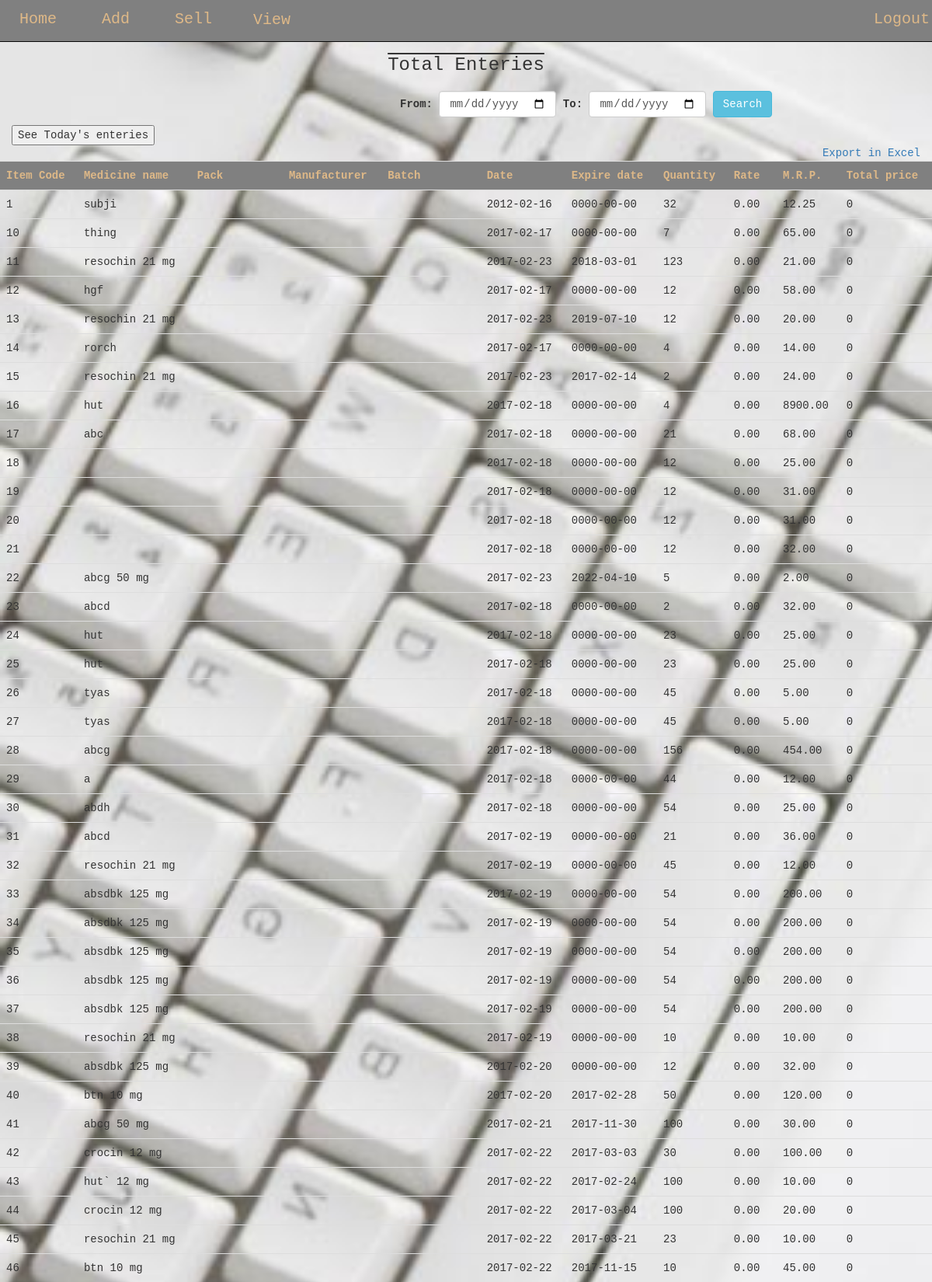
Screenshot of /view_total.php (signed in, upper part) with the database file from the repository.
### tables this page shows
CREATE TABLE IF NOT EXISTS `total_item` (
  `icode` int(11) NOT NULL AUTO_INCREMENT,
  `name` varchar(255) NOT NULL,
  `packe` varchar(255) NOT NULL,
  `batch` varchar(255) NOT NULL,
  `mfr` varchar(255) NOT NULL,
  `date` date NOT NULL,
  `edate` date NOT NULL,
  `quantity` int(255) NOT NULL,
  `price` decimal(65,2) NOT NULL,
  `rate` double(255,2) NOT NULL,
  PRIMARY KEY (`icode`)
);

### control.php (called while the page is built, shortened)
<?php
include "model.php";
$obj_model = new model;
$med= $obj_model->viewm($con,'med');
 $viewdata = $obj_model->view($con,'add_item');
$viewdatasold = $obj_model->view($con,'sold_item');
$tviewdata = $obj_model->view($con,'total_item');
?>

### model.php (called while the page is built, shortened)
<?php
class model{
     function view($con,$table){
    $qry="select * from $table ";
        $ex=$con->query($qry);
        while($rs=$ex->fetch_object()){
            if($rs->quantity >0){
            $res[]=$rs;
            }
        }
        return @$res;
    }
     function viewm($con,$table){
    $qry="select * from $table ";
        $ex=$con->query($qry);
        while($rs=$ex->fetch_object()){
            $res[]=$rs;
        }
        return @$res;
    }
}
?>

### view_total.php (the view, shortened to what this page needs)
<?php include "control.php";
?>
<!DOCTYPE html>
<html lang="en">
<head>
      <link rel="stylesheet" href="css/font-awesome.min.css">
      <link rel="stylesheet" href="css/bootstrap.min.css">
      <link rel="stylesheet" href="css/custom.css">
</head>
<body>
  <div class="container-fluid">
  <div class="row" id="header">
          <div class="col-sm-12">
               <ul class="nav nav-tabs navbar-fixed-top nav navbar-inverse" style="background:grey;">
       <li><a href="index1.php">Home</a></li>
       <li><a href="add.php">Add</a></li>
       <li><a href="sell.php">Sell</a></li>
    <div class="dropdown">
  <li class="dropbtn active">View</li>
</div>
       <li class="navbar-right"><a href="logout.php" id="log" style="float:right">Logout</a></li>
   </ul>
          </div>
      </div>
      <div class="row" style="margin-top:50px;">
       <center><h3 style="text-decoration:overline;">Total Enteries</h3></center>
             <form action=""  method="post" class="form-inline">
                <div class=" col-sm-offset-5 col-sm-7  ">
                 <h5><b>From:</b>
              <input type="date" class="form-control" name="dt" required>
             <b>To:</b>
                <input type="date" class="form-control" name="df" required>
                 <input type="submit" class="btn btn-info" name="ts"  value="Search"></h5>
                 </div>
                  </form>
          </div>
         <form method="post">
      <input type="submit" name="ttoday" value="See Today's enteries">
      </form>
       <a href="#" id="test" onClick="javascript:fnExcelReport();" style="float:right">Export in Excel</a>
      <div class="row" id="view">
          <table class=" table table-hover" id="total_item">
            <?php
              if(empty($tviewdata))
                 {
        	 echo "<center><h1>No record found..!!</h></center>";
               }
    else{
             ?>
             <tr style="background:grey;">
               <th>Item Code</th>
              <th>Medicine name</th>
              <th>Pack</th>
              <th>Manufacturer</th>
              <th>Batch</th>
             <th>Date</th>
             <th>Expire date</th>
              <th>Quantity</th>
              <th>Rate</th>
              <th>M.R.P.</th>
              <th>Total price</th>
              </tr>
              <?php
            if(isset($_POST['ts']))
              {
                 if(empty($ts1))
                 {
        	 echo "<center><h1>No record found..!!</h></center>";
               }
                else
                {
                  foreach(@$ts1 as $u)
                  {
                ?>
                <tr>
                    <td><?php  echo $u->icode; ?></td>
                     <td><?php  echo $u->name; ?></td>
                      <td><?php echo $u->packe; ?></td>
                          <td><?php echo $u->mfr; ?></td>
                            <td><?php echo $u->batch; ?></td>
                         <td><?php  echo $u->date; ?></td>
                          <td><?php  echo $u->edate; ?></td>
                       <td><?php  echo $u->quantity; ?></td>
                        <td><?php  echo $u->rate; ?></td>
                        <td><?php  echo $u->price; ?></td>
                          <td><?php
                             $p=$u->rate;
                             $q=$u->quantity;
                             $tp=$p*$q;
                             echo $tp;
                             ?></td>
                </tr>
                <?php
                  }
              }
            }
                else
              {
              foreach($tviewdata as $u){
                ?>
                <tr>
                   <td><?php  echo $u->icode; ?></td>
                     <td><?php  echo $u->name; ?></td>
                      <td><?php echo $u->packe; ?></td>
                          <td><?php echo $u->mfr; ?></td>
                            <td><?php echo $u->batch; ?></td>
                         <td><?php  echo $u->date; ?></td>
                          <td><?php  echo $u->edate; ?></td>
                       <td><?php  echo $u->quantity; ?></td>
                        <td><?php  echo $u->rate; ?></td>
                        <td><?php  echo $u->price; ?></td>
                          <td><?php
                             $p=$u->rate;
                             $q=$u->quantity;
                             $tp=$p*$q;
                             echo $tp;
                             ?></td>
                </tr>
                <?php
              }
              }
    }
              ?>
          </table>
      </div>
  </div>
</body>
</html>

### css/custom.css (style rules this page uses)
body { background: url('../img/contactus-background.jpg')no-repeat; background-size: cover; font-family:monospace; }
#header { background: dimgray; font-size: 20px; }
#header ul li { width: 100px; text-align: center; }
#header .col-sm-12 ul li a { text-decoration: none; color: burlywood; }
#view table th { color: burlywood; }
#view table { margin-top: 20px; }
.dropbtn { color: burlywood; padding: 12px; border: none; cursor: pointer; }
.dropdown { position: relative; display: inline-block; }

### rows the page displays
total_item: icode "1", name "subji", date "2012-02-16", edate "0000-00-00", quantity "32", rate "0.00", price "12.25", tp "0"
total_item: icode "10", name "thing", date "2017-02-17", edate "0000-00-00", quantity "7", rate "0.00", price "65.00", tp "0"
total_item: icode "11", name "resochin 21 mg", date "2017-02-23", edate "2018-03-01", quantity "123", rate "0.00", price "21.00", tp "0"
total_item: icode "12", name "hgf", date "2017-02-17", edate "0000-00-00", quantity "12", rate "0.00", price "58.00", tp "0"
total_item: icode "13", name "resochin 21 mg", date "2017-02-23", edate "2019-07-10", quantity "12", rate "0.00", price "20.00", tp "0"
total_item: icode "14", name "rorch", date "2017-02-17", edate "0000-00-00", quantity "4", rate "0.00", price "14.00", tp "0"
total_item: icode "15", name "resochin 21 mg", date "2017-02-23", edate "2017-02-14", quantity "2", rate "0.00", price "24.00", tp "0"
total_item: icode "16", name "hut", date "2017-02-18", edate "0000-00-00", quantity "4", rate "0.00", price "8900.00", tp "0"
total_item: icode "17", name "abc", date "2017-02-18", edate "0000-00-00", quantity "21", rate "0.00", price "68.00", tp "0"
total_item: icode "18", date "2017-02-18", edate "0000-00-00", quantity "12", rate "0.00", price "25.00", tp "0"
total_item: icode "19", date "2017-02-18", edate "0000-00-00", quantity "12", rate "0.00", price "31.00", tp "0"
total_item: icode "20", date "2017-02-18", edate "0000-00-00", quantity "12", rate "0.00", price "31.00", tp "0"
total_item: icode "21", date "2017-02-18", edate "0000-00-00", quantity "12", rate "0.00", price "32.00", tp "0"
total_item: icode "22", name "abcg 50 mg", date "2017-02-23", edate "2022-04-10", quantity "5", rate "0.00", price "2.00", tp "0"
total_item: icode "23", name "abcd", date "2017-02-18", edate "0000-00-00", quantity "2", rate "0.00", price "32.00", tp "0"
total_item: icode "24", name "hut", date "2017-02-18", edate "0000-00-00", quantity "23", rate "0.00", price "25.00", tp "0"
total_item: icode "25", name "hut", date "2017-02-18", edate "0000-00-00", quantity "23", rate "0.00", price "25.00", tp "0"
total_item: icode "26", name "tyas", date "2017-02-18", edate "0000-00-00", quantity "45", rate "0.00", price "5.00", tp "0"
total_item: icode "27", name "tyas", date "2017-02-18", edate "0000-00-00", quantity "45", rate "0.00", price "5.00", tp "0"
total_item: icode "28", name "abcg", date "2017-02-18", edate "0000-00-00", quantity "156", rate "0.00", price "454.00", tp "0"
total_item: icode "29", name "a", date "2017-02-18", edate "0000-00-00", quantity "44", rate "0.00", price "12.00", tp "0"
total_item: icode "30", name "abdh", date "2017-02-18", edate "0000-00-00", quantity "54", rate "0.00", price "25.00", tp "0"
total_item: icode "31", name "abcd", date "2017-02-19", edate "0000-00-00", quantity "21", rate "0.00", price "36.00", tp "0"
total_item: icode "32", name "resochin 21 mg", date "2017-02-19", edate "0000-00-00", quantity "45", rate "0.00", price "12.00", tp "0"
total_item: icode "33", name "absdbk 125 mg", date "2017-02-19", edate "0000-00-00", quantity "54", rate "0.00", price "200.00", tp "0"
total_item: icode "34", name "absdbk 125 mg", date "2017-02-19", edate "0000-00-00", quantity "54", rate "0.00", price "200.00", tp "0"
total_item: icode "35", name "absdbk 125 mg", date "2017-02-19", edate "0000-00-00", quantity "54", rate "0.00", price "200.00", tp "0"
total_item: icode "36", name "absdbk 125 mg", date "2017-02-19", edate "0000-00-00", quantity "54", rate "0.00", price "200.00", tp "0"
total_item: icode "37", name "absdbk 125 mg", date "2017-02-19", edate "0000-00-00", quantity "54", rate "0.00", price "200.00", tp "0"
total_item: icode "38", name "resochin 21 mg", date "2017-02-19", edate "0000-00-00", quantity "10", rate "0.00", price "10.00", tp "0"
total_item: icode "39", name "absdbk 125 mg", date "2017-02-20", edate "0000-00-00", quantity "12", rate "0.00", price "32.00", tp "0"
total_item: icode "40", name "btn 10 mg", date "2017-02-20", edate "2017-02-28", quantity "50", rate "0.00", price "120.00", tp "0"
total_item: icode "41", name "abcg 50 mg", date "2017-02-21", edate "2017-11-30", quantity "100", rate "0.00", price "30.00", tp "0"
total_item: icode "42", name "crocin 12 mg", date "2017-02-22", edate "2017-03-03", quantity "30", rate "0.00", price "100.00", tp "0"
total_item: icode "43", name "hut` 12 mg", date "2017-02-22", edate "2017-02-24", quantity "100", rate "0.00", price "10.00", tp "0"
total_item: icode "44", name "crocin 12 mg", date "2017-02-22", edate "2017-03-04", quantity "100", rate "0.00", price "20.00", tp "0"
total_item: icode "45", name "resochin 21 mg", date "2017-02-22", edate "2017-03-21", quantity "23", rate "0.00", price "10.00", tp "0"
total_item: icode "46", name "btn 10 mg", date "2017-02-22", edate "2017-11-15", quantity "10", rate "0.00", price "45.00", tp "0"
